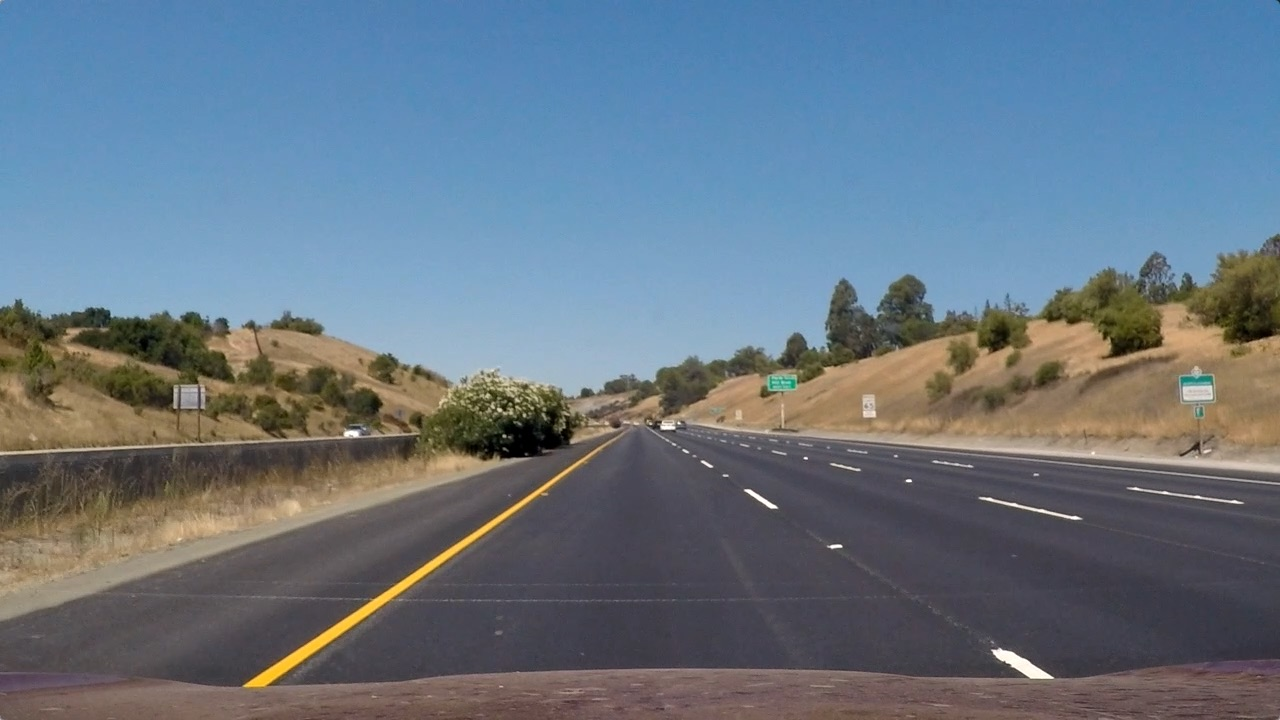
#> input picture test_images/straight_lines1.jpg, 1280 x 720 px; its folder holds only this picture in this run
$ python images.py   (older library calls are emulated)
#> lines starting #> are read from the running program, lines starting #| are printed output that depends on the picture; after the words box and inside, x2 and y2 are one past the last pixel; in counts of white or black regions, pixels touching at a corner belong together
### pipeline.py
import numpy as np
import cv2
import glob
import pickle
import matplotlib.pyplot as plt
from window import Window
from line import Line

class Pipeline():
    def __init__(self, image, mtx, dist, left_line, right_line, save_image=False):
        self.image = image
        self.mtx = mtx
        self.dist = dist
        self.save_image = save_image
        self.right_line = right_line
        self.left_line = left_line

        self.save('original.jpg', self.image)

    def is_binary(self, img):
        return len(img.shape) == 2

    def save(self, fname, img):
        if self.is_binary(img):
            img = cv2.cvtColor(img*255, cv2.COLOR_GRAY2RGB)

        if self.save_image:
            output_folder = "./output_images/"
            filename = "{output_folder!s}/{fname!s}".format(**locals())
            cv2.imwrite(filename, img)

    def undistort(self):
        undistorted = cv2.undistort(self.image, self.mtx, self.dist, None, self.mtx)
        self.save('undistorted.jpg', undistorted)
        return undistorted

    def corners_unwarp(self, img):
        src = np.float32([[(200, 720), (570, 470), (720, 470), (1130, 720)]])
        dst = np.float32([[(350, 720), (350, 0), (980, 0), (980, 720)]])
        self.M = cv2.getPerspectiveTransform(src, dst)
        self.M_inv = cv2.getPerspectiveTransform(dst, src)
        self.img_size = (self.image.shape[1], self.image.shape[0])

        self.warped = cv2.warpPerspective(img, self.M, self.img_size, flags=cv2.INTER_LINEAR)
        self.save('warped.jpg', self.warped)

        # Return the resulting image and matrix
        return self.warped, self.M, self.M_inv

    def draw(self, ploty, left_fitx, right_fitx):
        warp_zero = np.zeros_like(self.warped).astype(np.uint8)
        color_warp = np.dstack((warp_zero, warp_zero, warp_zero))

        # Recast the x and y points into usable format for cv2.fillPoly()
        pts_left = np.array([np.transpose(np.vstack([left_fitx, ploty]))])
        pts_right = np.array([np.flipud(np.transpose(np.vstack([right_fitx, ploty])))])
        pts = np.hstack((pts_left, pts_right))

        # Draw the lane onto the warped blank image
        cv2.fillPoly(color_warp, np.int_([pts]), (0,255, 0))

        # Warp the blank back to original image space using inverse perspective matrix (Minv)
        newwarp = cv2.warpPerspective(color_warp, self.M_inv,
                (self.image.shape[1], self.image.shape[0]))
        # Combine the result with the original image
        result = cv2.addWeighted(self.undistorted, 1, newwarp, 0.3, 0)

        return result

    def abs_sobel_thresh(self, img, orient='x', thresh=(0,255)):
        # Convert to grayscale
        gray = cv2.cvtColor(img, cv2.COLOR_RGB2GRAY)
        # Apply x or y gradient with the OpenCV Sobel() function
        # and take the absolute value
        if orient == 'y':
            abs_sobel = np.absolute(cv2.Sobel(gray, cv2.CV_64F, 0, 1))
        else:
            abs_sobel = np.absolute(cv2.Sobel(gray, cv2.CV_64F, 1, 0))
        # Rescale back to 8 bit integer
        scaled_sobel = np.uint8(255*abs_sobel/np.max(abs_sobel))
        # Create a copy and apply the threshold
        binary_output = np.zeros_like(scaled_sobel)
        # Here I'm using inclusive (>=, <=) thresholds, but exclusive is ok too'
        binary_output[(scaled_sobel >= thresh[0]) & (scaled_sobel <= thresh[1])] = 1
        return binary_output

    def mag_thresh(self, img, sobel_kernel=3, mag_thresh=(0, 255)):
        # Convert to grayscale
        gray = cv2.cvtColor(img, cv2.COLOR_RGB2GRAY)
        # Take the gradient in x and y separately
        sobelx = cv2.Sobel(gray, cv2.CV_64F, 1, 0, sobel_kernel)
        sobely = cv2.Sobel(gray, cv2.CV_64F, 0, 1, sobel_kernel)
        # Calculate the magnitude
        sobel_magn = np.sqrt(sobelx * sobelx + sobely * sobely)
        # Scale to 8-bit (0 - 255) and convert to type = np.uint8
        sobel_scaled = np.uint8(255*sobel_magn/np.max(sobel_magn))
        # Create a binary mask where mag thresholds are met
        binary_output = np.zeros_like(sobel_scaled)
        binary_output[(sobel_scaled > mag_thresh[0]) & (sobel_scaled < mag_thresh[1]) ] = 1
        return binary_output

    def dir_threshold(self, img, sobel_kernel=3, thresh=(0, np.pi/2)):
        # Convert to grayscale
        gray = cv2.cvtColor(img, cv2.COLOR_RGB2GRAY)
        # Take the gradient in x and y separately
        sobelx = cv2.Sobel(gray, cv2.CV_64F, 1, 0, ksize=sobel_kernel)
        sobely = cv2.Sobel(gray, cv2.CV_64F, 0, 1, ksize=sobel_kernel)
        # Take the absolute value of the x and y gradients
        abs_sobelx = np.absolute(sobelx)
        abs_sobely = np.absolute(sobely)
        # Use np.arctan2(abs_sobely, abs_sobelx) to calculate the direction of the gradient
        dir1 = np.arctan2(abs_sobely, abs_sobelx)
        # Create a binary mask where direction thresholds are met
        binary_output = np.uint8(np.zeros_like(dir1))
        binary_output[(dir1 >= thresh[0]) & (dir1 <= thresh[1])] = 1
        return binary_output

    def gradient_thresh(self, img, sobel_kernel=3):
        thresh_sobel = (50, 150)
        thresh_mag = (50, 255)
        thresh_dir = (0.75, 1.15)

        gradx = self.abs_sobel_thresh(img, orient='x', thresh=thresh_sobel)
        grady = self.abs_sobel_thresh(img, orient='y', thresh=thresh_sobel)
        mag_binary = self.mag_thresh(img, sobel_kernel=sobel_kernel, mag_thresh=thresh_mag)
        dir_binary = self.dir_threshold(img, sobel_kernel=sobel_kernel, thresh=thresh_dir)

        combined_binary = np.zeros_like(gradx)
        combined_binary[(grady == 1) | (gradx == 1) | ((dir_binary == 1) & (mag_binary == 1))] = 1

        self.save('gradient-thresholds.jpg', combined_binary)

        return combined_binary

    def s_channel_thresh(self, img):
        thresh_s = (170, 255)

        hls = cv2.cvtColor(img, cv2.COLOR_RGB2HLS)
        img_color = hls[:,:,2]

        s_binary = np.zeros_like(img_color)
        s_binary[(img_color > thresh_s[0]) & (img_color <= thresh_s[1])] = 1

        self.save('color-threshold-s.jpg', s_binary)

        return s_binary

    def r_channel_thresh(self, img):
        thresh_r = (200, 255)
        r_img = img[:,:,0]

        r_binary = np.zeros_like(r_img)
        r_binary[(r_img > thresh_r[0]) & (r_img <= thresh_r[1])] = 1

        self.save('color-threshold-r.jpg', r_binary)
        return r_binary

    def color_thresh(self, img):
        s_binary = self.s_channel_thresh(img)
        r_binary = self.r_channel_thresh(img)

        color_binary = np.zeros_like(r_binary)
        color_binary[(s_binary == 1) | (r_binary == 1)] = 1

        self.save('color-thresholds.jpg', color_binary)

        return color_binary

    def process_image(self, img):
        sobel_kernel = 15

        gradient_binary = self.gradient_thresh(img, sobel_kernel=sobel_kernel)
        color_binary = self.color_thresh(img)

        processed_image = np.zeros_like(gradient_binary)
        processed_image[(gradient_binary == 1) | (color_binary == 1)] = 1

        self.save('preprocessed-image.jpg', processed_image)

        return processed_image

    def curvature_text(self, side, curvature):
        return 'Radius of ' + side + ' curvature: '+str(round(curvature, 2))+'m'

    def center_offset_text(self):
        side_pos = 'left'
        if self.center_offset == 0:
            side_pos = 'right'

        return 'Vehicle is '+str(round(self.center_offset, 3))+'m '+side_pos+' of center'

    def add_text(self, result):
        font = cv2.FONT_HERSHEY_SIMPLEX
        color = (255, 255, 255)
        cv2.putText(result, self.curvature_text('left', self.left_curverad), (50, 50), font, 1, color, 2)
        cv2.putText(result, self.curvature_text('right', self.right_curverad), (50, 100), font, 1, color, 2)
        cv2.putText(result, self.center_offset_text(), (50, 150), font, 1, color, 2)

        return result

    def run(self):
        self.save('original.jpg', self.image)
        self.undistorted = self.undistort()
        self.processed_image = self.process_image(self.undistorted)
        warped, perspective_M, M_inv = self.corners_unwarp(self.processed_image)

        window = Window(warped, self.left_line, self.right_line)
        window.fit_polynomial()
        result = self.draw(window.ploty, window.left_line.bestx, window.right_line.bestx)
        self.left_curverad, self.right_curverad = window.curvature()
        self.center_offset = window.center_offset()

        self.save('fitted.jpg', result)

        result = self.add_text(result)

        self.save('fitted-detail.jpg', result)

        return result

class ProcessImages():
    def __init__(self):
        self.mtx = None
        self.dist = None
        self.right_line = Line()
        self.left_line = Line()

        self.calibrate()
#> (reads calibration_pickle.p from the repository)

    def calibrate(self):
        dist_pickle = pickle.load(open("calibration_pickle.p", "rb"))
        self.mtx = dist_pickle["mtx"]
        self.dist = dist_pickle["dist"]

    def run_pipeline(self, image, save_image=False):
        pipeline = Pipeline(image, self.mtx, self.dist, self.left_line,
                self.right_line, save_image)
        lane_line_image = pipeline.run()

        return lane_line_image

### window.py
import numpy as np
import cv2
import matplotlib.pyplot as plt

class Window():
    def __init__(self, image, left_line, right_line):
        self.image = image
        # Set the width of the windows +/- margin
        self.margin = 100
        # Set minimum number of pixels found to recenter window
        self.minpix = 50
        # Define conversions in x and y from pixels space to meters
        self.ym_per_pix = 30/720 # meters per pixel in y dimension
        self.xm_per_pix = 3.7/700 # meters per pixel in x dimension

        self.left_line = left_line
        self.right_line = right_line

        nonzero = self.image.nonzero()
        self.nonzeroy = np.array(nonzero[0])
        self.nonzerox = np.array(nonzero[1])

        # Create an output image to draw on and  visualize the result
        self.out_img = np.dstack((self.image, self.image, self.image))*255

    def fit_polynomial(self):
        if np.any(self.left_line.current_fit) and np.any(self.right_line.current_fit):
            left_lane_inds, right_lane_inds = self.start_from_previous_frame(
                    self.left_line.current_fit,
                    self.right_line.current_fit
                )
        else:
            left_lane_inds, right_lane_inds = self.sliding_window()

        # Extract left and right line pixel positions
        self.leftx = self.nonzerox[left_lane_inds]
        self.lefty = self.nonzeroy[left_lane_inds]
        self.rightx = self.nonzerox[right_lane_inds]
        self.righty = self.nonzeroy[right_lane_inds]

        # Fit a second order polynomial to each
        self.left_fit = np.polyfit(self.lefty, self.leftx, 2)
        self.right_fit = np.polyfit(self.righty, self.rightx, 2)


        # Generate x and y values for plotting
        self.ploty = np.linspace(0, self.image.shape[0]-1, self.image.shape[0] )
        self.left_fitx = self.left_fit[0]*self.ploty**2 + self.left_fit[1]*self.ploty + self.left_fit[2]
        self.right_fitx = self.right_fit[0]*self.ploty**2 + self.right_fit[1]*self.ploty + self.right_fit[2]

        self.out_img[self.nonzeroy[left_lane_inds], self.nonzerox[left_lane_inds]] = [255, 0, 0]
        self.out_img[self.nonzeroy[right_lane_inds], self.nonzerox[right_lane_inds]] = [0, 0, 255]
        plt.figure()
        plt.imshow(self.out_img)
        plt.plot(self.left_fitx, self.ploty, color='yellow')
        plt.plot(self.right_fitx, self.ploty, color='yellow')
        plt.xlim(0, 1280)
        plt.ylim(720, 0)
        plt.savefig("./output_images/plot.jpg")

        # Average over last fit
        self.left_line.find_best_fit(self.left_fitx, self.left_fit)
        self.right_line.find_best_fit(self.right_fitx, self.right_fit)

    # [15 lines left out: function start_from_previous_frame, not called in this run]

    def sliding_window(self):
        # Assuming you have created a warped binary image called "binary_warped"
        # Take a histogram of the bottom half of the image
        histogram = np.sum(self.image[self.image.shape[0]//2:,:], axis=0)
        # Find the peak of the left and right halves of the histogram
        # These will be the starting point for the left and right lines
        midpoint = np.int(histogram.shape[0]/2)
        leftx_base = np.argmax(histogram[:midpoint])
        rightx_base = np.argmax(histogram[midpoint:]) + midpoint

        # Choose the number of sliding windows
        nwindows = 9
        # Set height of windows
        window_height = np.int(self.image.shape[0]/nwindows)
        # Identify the x and y positions of all nonzero pixels in the image
        # Current positions to be updated for each window
        leftx_current = leftx_base
        rightx_current = rightx_base
        # Create empty lists to receive left and right lane pixel indices
        left_lane_inds = []
        right_lane_inds = []

        # Step through the windows one by one
        for window in range(nwindows):
            # Identify window boundaries in x and y (and right and left)
            win_y_low = self.image.shape[0] - (window+1)*window_height
            win_y_high = self.image.shape[0] - window*window_height
            win_xleft_low = leftx_current - self.margin
            win_xleft_high = leftx_current + self.margin
            win_xright_low = rightx_current - self.margin
            win_xright_high = rightx_current + self.margin
            # Draw the windows on the visualization image
            cv2.rectangle(self.out_img,(win_xleft_low,win_y_low),(win_xleft_high,win_y_high), (0,255,0), 2)
            cv2.rectangle(self.out_img,(win_xright_low,win_y_low),(win_xright_high,win_y_high), (0,255,0), 2)
            # Identify the nonzero pixels in x and y within the window
            good_left_inds = ((self.nonzeroy >= win_y_low) & (self.nonzeroy < win_y_high) &
                (self.nonzerox >= win_xleft_low) &  (self.nonzerox < win_xleft_high)).nonzero()[0]
            good_right_inds = ((self.nonzeroy >= win_y_low) & (self.nonzeroy < win_y_high) &
                (self.nonzerox >= win_xright_low) &  (self.nonzerox < win_xright_high)).nonzero()[0]
            # Append these indices to the lists
            left_lane_inds.append(good_left_inds)
            right_lane_inds.append(good_right_inds)
            # If you found > minpix pixels, recenter next window on their mean position
            if len(good_left_inds) > self.minpix:
                leftx_current = np.int(np.mean(self.nonzerox[good_left_inds]))
            if len(good_right_inds) > self.minpix:
                rightx_current = np.int(np.mean(self.nonzerox[good_right_inds]))

        # Concatenate the arrays of indices
        left_lane_inds = np.concatenate(left_lane_inds)
        right_lane_inds = np.concatenate(right_lane_inds)

        return left_lane_inds, right_lane_inds

    def center_offset(self):
        camera_center = (self.left_fitx[-1] + self.right_fitx[-1])/2
        return (camera_center-self.image.shape[1]/2)*self.xm_per_pix

    def curvature(self):
        y_eval = np.max(self.ploty)

        # Fit new polynomials to x,y in world space
        self.left_fit_cr = np.polyfit(self.lefty*self.ym_per_pix, self.leftx*self.xm_per_pix, 2)
        self.right_fit_cr = np.polyfit(self.righty*self.ym_per_pix, self.rightx*self.xm_per_pix, 2)
        # Calculate the new radii of curvature
        left_curverad = ((1 + (2*self.left_fit_cr[0]*y_eval*self.ym_per_pix + self.left_fit_cr[1])**2)**1.5) / np.absolute(2*self.left_fit_cr[0])
        right_curverad = ((1 + (2*self.right_fit_cr[0]*y_eval*self.ym_per_pix + self.right_fit_cr[1])**2)**1.5) / np.absolute(2*self.right_fit_cr[0])

        # Now our radius of curvature is in meters
        return left_curverad, right_curverad

### line.py
import numpy as np

class Line():
    def __init__(self):
        self.smooth_factor = 15
        #polynomial coefficients for the most recent fit
        self.current_fit = [np.array([False])]
        self.current_fitx = [np.array([False])]
        #difference in fit coefficients between last and new fits
        self.diffs = np.array([0,0,0], dtype='float')
        #x values for detected line pixels
        self.allx = []
        self.mean_distance = 0

    def find_best_fit(self, current_fitx, current_fit):
        self.current_fitx = current_fitx
        self.current_fit = [np.array([False])]

        if (len(self.allx) > 0):
            self.diff_current_fitx()

        if (self.mean_distance < 500):
            self.allx.append(current_fitx)
            self.current_fit = current_fit

        self.bestx = np.average(self.allx[-self.smooth_factor:], axis=0)

    # [5 lines left out: function diff_current_fitx, not called in this run]

### images.py
import numpy as np
import cv2
import glob
import os
import matplotlib.image as mpimg
from pipeline import ProcessImages

process_images = ProcessImages()

def processTestImages(input_folder='./test_images/', output_folder='./'):
#> called with input_folder = './test_images/', output_folder = './'
    images = os.listdir(input_folder)

    for index, fname in enumerate(images):
        name = "test_images/{fname!s}".format(**locals())
        new_name = "test_images_output/{fname!s}".format(**locals())
        img = cv2.imread(name)
#> img is the input picture: shape (720, 1280, 3); mean B, G, R 131.2, 117.7, 103.2
        image = process_images.run_pipeline(img, save_image=(index == 0))
#> in gradient_thresh, `gradx = self.abs_sobel_thresh(img, orient='x', thresh=thresh_sobel)`:
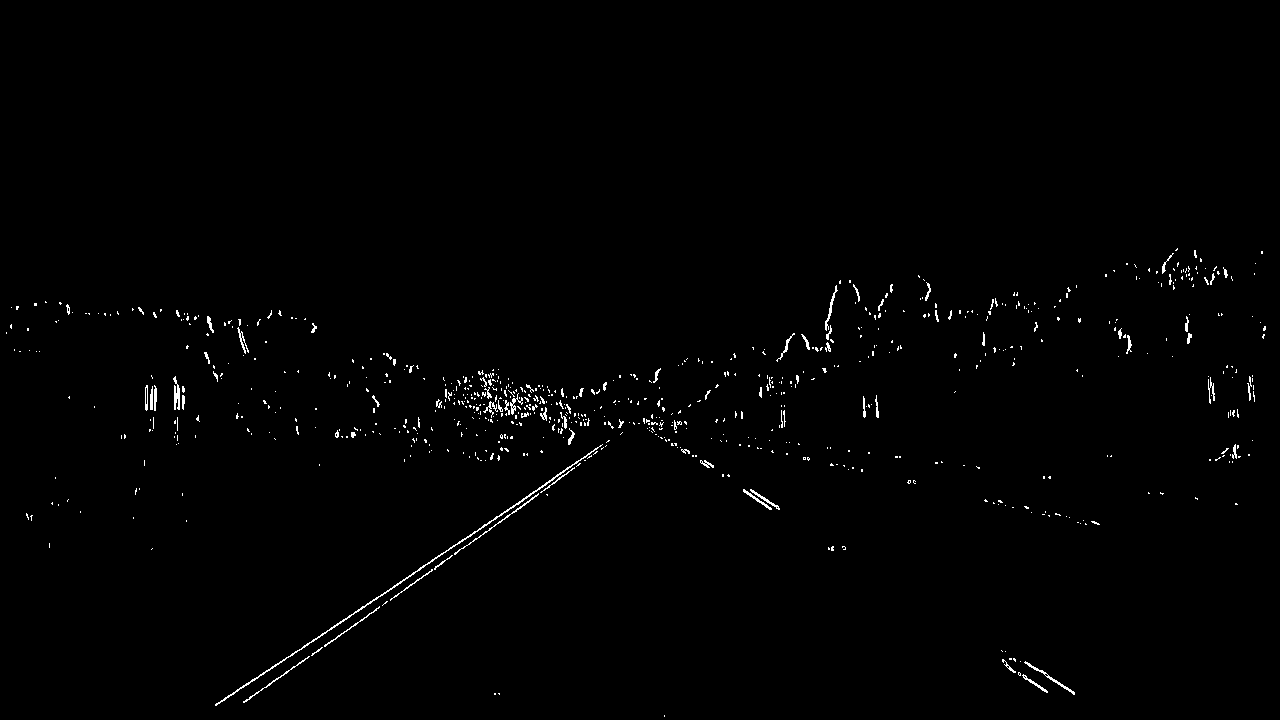
#> gradx: shape (720, 1280); values 0 (black) and 1 (white), 0.84% white in thin lines or dots, all inside (x1, y1, x2, y2) = (6, 248, 1266, 717)
#> in s_channel_thresh, `img_color = hls[:,:,2]`:
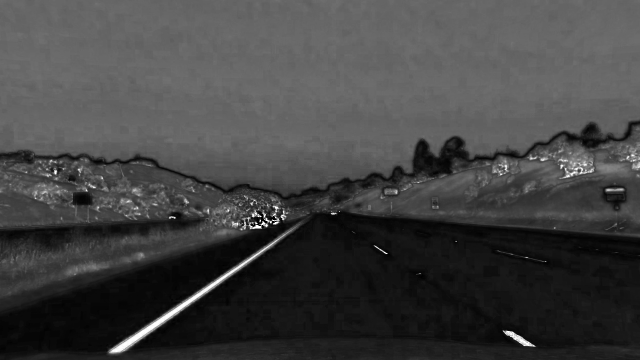
#> img_color: shape (720, 1280) (shown at 1/2 size); min 0, max 255, mean 66.4
#> in r_channel_thresh, `r_img = img[:,:,0]`:
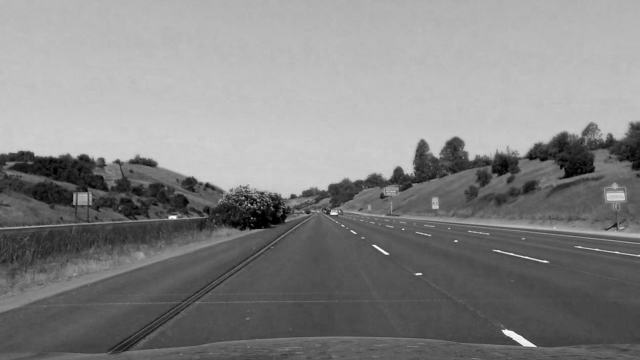
#> r_img: shape (720, 1280) (shown at 1/2 size); min 0, max 255, mean 131.6
#> in save (call 8), `img = cv2.cvtColor(img*255, cv2.COLOR_GRAY2RGB)`:
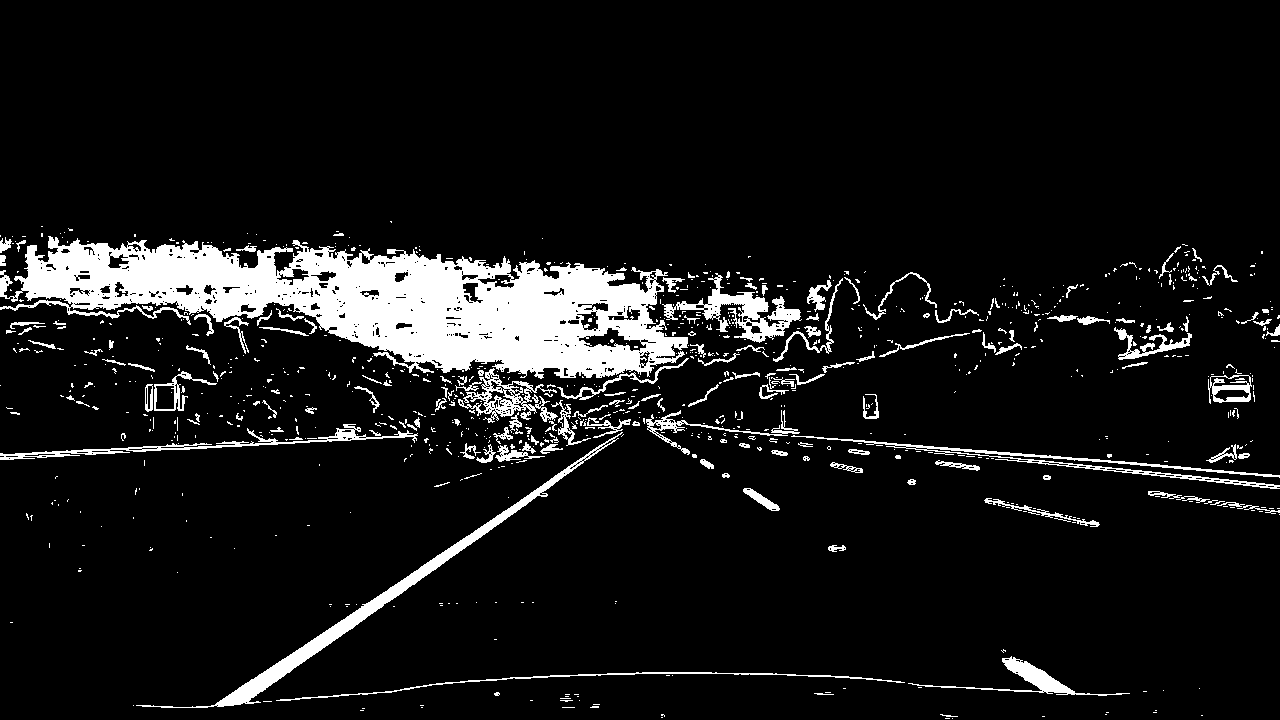
#> img: shape (720, 1280, 3); 8.9% white; 930 white regions (759 under 20 px), largest, box (x1, y1, x2, y2) and area: (0, 236, 688, 379) 48084, (136, 432, 623, 708) 4995, (662, 273, 802, 343) 2706
#> (the rest of the program and of its run is left out)
